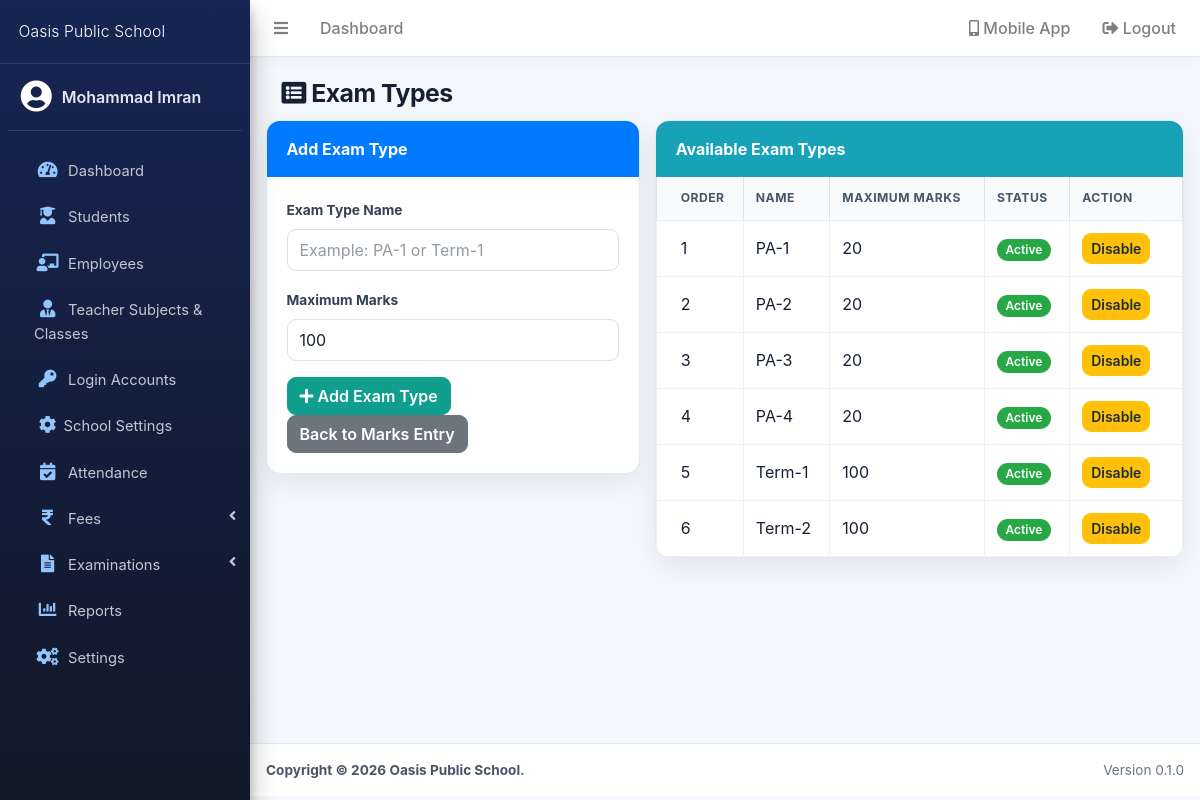
Screenshot of /modules/exams/types.php (signed in) with the database file from the repository.
### tables this page shows
CREATE TABLE `exam_types` (
  `id` int(11) NOT NULL,
  `exam_type_name` varchar(100) NOT NULL,
  `max_marks` int(11) DEFAULT 100,
  `status` tinyint(1) DEFAULT 1,
  `created_at` timestamp NOT NULL DEFAULT current_timestamp()
);

### includes/school.php (called while the page is built, shortened)
<?php
function school_setting($key, $fallback = '')
{
    return (string)($GLOBALS['school_settings'][$key] ?? $fallback);
}
function school_e($value)
{
    return htmlspecialchars((string)$value, ENT_QUOTES, 'UTF-8');
}

### modules/exams/types.php (the view, shortened to what this page needs)
<?php
require_once '../../config/database.php';
$conn->set_charset('utf8mb4');
function exam_type_e($value)
{
    return htmlspecialchars((string)$value, ENT_QUOTES, 'UTF-8');
}
$types = array();
$result = $conn->query('SELECT id, exam_type_name, max_marks, status FROM exam_types ORDER BY id');
if ($result) {
    while ($row = $result->fetch_assoc()) {
        $types[] = $row;
    }
}
?>
<?php include '../../includes/header.php'; ?>
<?php include '../../includes/navbar.php'; ?>
<?php include '../../includes/sidebar.php'; ?>
<div class="content-wrapper">
    <section class="content-header"><div class="container-fluid"><h1><i class="fas fa-list-alt"></i> Exam Types</h1></div></section>
    <section class="content"><div class="container-fluid">
        <div class="row">
            <div class="col-md-5">
                <div class="card">
                    <div class="card-header bg-primary text-white">Add Exam Type</div>
                    <div class="card-body">
                        <form method="post">
                            <div class="form-group"><label for="type_name">Exam Type Name</label><input id="type_name" name="type_name" class="form-control" placeholder="Example: PA-1 or Term-1" maxlength="100" required></div>
                            <div class="form-group"><label for="max_marks">Maximum Marks</label><input id="max_marks" name="max_marks" type="number" min="1" max="1000" class="form-control" value="100" required></div>
                            <button class="btn btn-success" type="submit"><i class="fas fa-plus"></i> Add Exam Type</button>
                            <a class="btn btn-secondary" href="index.php">Back to Marks Entry</a>
                        </form>
                    </div>
                </div>
            </div>
            <div class="col-md-7">
                <div class="card"><div class="card-header bg-info text-white">Available Exam Types</div><div class="card-body p-0"><div class="table-responsive"><table class="table table-bordered mb-0"><thead><tr><th>Order</th><th>Name</th><th>Maximum Marks</th><th>Status</th><th>Action</th></tr></thead><tbody>
                <?php foreach ($types as $type): ?><tr><td><?= (int)$type['id']; ?></td><td><?= exam_type_e($type['exam_type_name']); ?></td><td><?= (int)$type['max_marks']; ?></td><td><?= (int)$type['status'] === 1 ? '<span class="badge badge-success">Active</span>' : '<span class="badge badge-secondary">Inactive</span>'; ?></td><td><a class="btn btn-sm btn-warning" href="?toggle=<?= (int)$type['id']; ?>"><?= (int)$type['status'] === 1 ? 'Disable' : 'Enable'; ?></a></td></tr><?php endforeach; ?>
                </tbody></table></div></div></div>
            </div>
        </div>
    </div></section>
</div>
<?php include '../../includes/footer.php'; ?>

### includes/header.php (shortened to what this page needs)
<?php
require_once __DIR__ . '/school.php';
?>
<!DOCTYPE html>
<html lang="en">
<head>
<link rel="stylesheet" href="<?= BASE_URL; ?>/assets/plugins/fontawesome-free/css/all.min.css">
<link rel="stylesheet" href="<?= BASE_URL; ?>/assets/css/adminlte.min.css">
<link rel="stylesheet" href="<?= BASE_URL; ?>/assets/css/app.css">
</head>
<body class="hold-transition sidebar-mini layout-fixed app-body">
<div class="wrapper">

### includes/navbar.php (shortened to what this page needs)
<nav class="main-header navbar navbar-expand navbar-white navbar-light">
    <ul class="navbar-nav">
        <li class="nav-item">
            <a class="nav-link" data-widget="pushmenu" href="#" role="button">
                <i class="fas fa-bars"></i>
            </a>
        </li>
        <li class="nav-item d-none d-sm-inline-block">
            <a href="#" class="nav-link">Dashboard</a>
        </li>
    </ul>
    <ul class="navbar-nav ml-auto">
        <li class="nav-item dropdown">
            <a class="nav-link" data-toggle="dropdown" href="#" title="Install mobile app">
                <i class="fas fa-mobile-alt"></i> <span class="d-none d-md-inline">Mobile App</span>
            </a>
        </li>
        <li class="nav-item">
            <a href="<?= BASE_URL; ?>/logout.php" class="nav-link">
                <i class="fas fa-sign-out-alt"></i> Logout
            </a>
        </li>
    </ul>
</nav>

### includes/sidebar.php (shortened to what this page needs)
<aside class="main-sidebar sidebar-dark-primary elevation-4">
    <a href="<?= BASE_URL; ?>/modules/dashboard/index.php"
       class="brand-link">
        <span class="brand-text font-weight-light">
            <?= school_e(school_setting('school_name', APP_NAME)); ?>
        </span>
    </a>
    <div class="sidebar">
        <div class="user-panel mt-3 pb-3 mb-3 d-flex">
            <div class="image">
                <i class="fas fa-user-circle fa-2x text-white"></i>
            </div>
            <div class="info">
                <a href="#" class="d-block">
                    <?= htmlspecialchars(
                        $_SESSION['full_name'] ?? 'Administrator'
                    ); ?>
                </a>
            </div>
        </div>
        <nav class="mt-2">
            <ul
                class="nav nav-pills nav-sidebar flex-column"
                data-widget="treeview"
                role="menu"
                data-accordion="false"
            >
                <?php if (!function_exists('access_role') || access_role() === 'Admin'): ?><li class="nav-item">
                    <a
                        href="<?= BASE_URL; ?>/modules/dashboard/index.php"
                        class="nav-link"
                    >
                        <i class="nav-icon fas fa-tachometer-alt"></i>
                        <p>
                            Dashboard
                        </p>
                    </a>
                </li><?php endif; ?>
                <?php if (!function_exists('access_role') || access_role() !== 'Student'): ?><li class="nav-item">
                    <a
                        href="<?= BASE_URL; ?>/modules/students/index.php"
                        class="nav-link"
                    >
                        <i class="nav-icon fas fa-user-graduate"></i>
                        <p>
                            Students
                        </p>
                    </a>
                </li><?php endif; ?>
                <?php if (!function_exists('access_role') || access_role() === 'Admin'): ?><li class="nav-item">
                    <a
                        href="<?= BASE_URL; ?>/modules/teachers/index.php"
                        class="nav-link"
                    >
                        <i class="nav-icon fas fa-chalkboard-teacher"></i>
                        <p>
                            Employees
                        </p>
                    </a>
                </li><?php endif; ?>
                <?php if (!function_exists('access_role') || access_role() !== 'Student'): ?><li class="nav-item">
                    <a href="<?= BASE_URL; ?>/modules/teachers/assignments.php" class="nav-link">
                        <i class="nav-icon fas fa-user-tie"></i>
                        <p>Teacher Subjects & Classes</p>
                    </a>
                </li><?php endif; ?>
                <?php if ((int)($_SESSION['role_id'] ?? 0) <= 3): ?>
                <?php if (!function_exists('access_role') || access_role() !== 'Student'): ?><li class="nav-item">
                    <a href="<?= BASE_URL; ?>/modules/users/index.php" class="nav-link">
                        <i class="nav-icon fas fa-key"></i>
                        <p>Login Accounts</p>
                    </a>
                </li>                <li class="nav-item">
                    <a href="<?= BASE_URL; ?>/modules/settings/index.php" class="nav-link">
                        <i class="nav-icon fas fa-cog"></i><p>School Settings</p>
                    </a>
                </li><?php endif; ?>
                <?php endif; ?>
                <?php if (!function_exists('access_role') || access_role() !== 'Student'): ?><li class="nav-item">
                    <a
                        href="<?= BASE_URL; ?>/modules/attendance/index.php"
                        class="nav-link"
                    >
                        <i class="nav-icon fas fa-calendar-check"></i>
                        <p>
                            Attendance
                        </p>
                    </a>
                </li><?php endif; ?>
                <?php if (!function_exists('access_role') || access_role() === 'Admin'): ?><li class="nav-item has-treeview">
                    <a href="#" class="nav-link">
                        <i class="nav-icon fas fa-rupee-sign"></i>
                        <p>Fees <i class="right fas fa-angle-left"></i></p>
                    </a>
                </li><?php endif; ?>
                <?php if (!function_exists('access_role') || access_role() !== 'Student'): ?><li class="nav-item has-treeview">
                    <a
                        href="#"
                        class="nav-link"
                    >
                        <i class="nav-icon fas fa-file-alt"></i>
                        <p>
                            Examinations
                            <i class="right fas fa-angle-left"></i>
                        </p>
                    </a>
                </li><?php endif; ?>
                <li class="nav-item">
                    <a
                        href="<?= BASE_URL; ?>/modules/reports/index.php"
                        class="nav-link"
                    >
                        <i class="nav-icon fas fa-chart-bar"></i>
                        <p>
                            Reports
                        </p>
                    </a>
                </li>
                <li class="nav-item">
                    <a
                        href="<?= BASE_URL; ?>/modules/settings/index.php"
                        class="nav-link"
                    >
                        <i class="nav-icon fas fa-cogs"></i>
                        <p>
                            Settings
                        </p>
                    </a>
                </li>
            </ul>
        </nav>
    </div>
</aside>

### includes/footer.php (shortened to what this page needs)
<footer class="main-footer">
    <strong>
        Copyright &copy; 2026
        <?= school_e(school_setting('school_name', APP_NAME)); ?>.
    </strong>
    <div class="float-right d-none d-sm-inline-block">
        Version 0.1.0
    </div>
</footer>
</div>
</body>
</html>

### assets/css/app.css (style rules this page uses)
:root { --erp-primary: #2563eb; --erp-primary-dark: #1d4ed8; --erp-accent: #14b8a6; --erp-ink: #172033; --erp-muted: #64748b; --erp-surface: #ffffff; --erp-canvas: #f4f7fb; --erp-border: #e5eaf2; --erp-radius: 14px; --erp-shadow: 0 10px 30px rgba(15, 23, 42, .07); }
html { min-height: 100%; }
body { color: var(--erp-ink); background: var(--erp-canvas); font-family: Inter, "Segoe UI", Roboto, Arial, sans-serif; -webkit-font-smoothing: antialiased; }
a { transition: color .2s ease, background-color .2s ease, border-color .2s ease, box-shadow .2s ease, transform .2s ease; }
.main-header { border-bottom: 1px solid var(--erp-border); box-shadow: 0 2px 14px rgba(15, 23, 42, .04); }
.main-header .nav-link { color: #475569; font-weight: 500; }
.main-sidebar { background: linear-gradient(180deg, #172554 0%, #111827 100%); }
.main-sidebar .brand-link { min-height: 64px; display: flex; align-items: center; padding: 0 1.15rem; border-bottom: 1px solid rgba(255, 255, 255, .1); }
.main-sidebar .brand-text { color: #fff; font-size: .98rem; letter-spacing: .01em; }
.main-sidebar .user-panel { border-bottom-color: rgba(255, 255, 255, .12); }
.main-sidebar .user-panel .info a { color: #e2e8f0; font-weight: 600; }
.nav-sidebar .nav-link { margin: 3px 10px; border-radius: 10px; color: #cbd5e1; }
.nav-sidebar .nav-link p { font-size: .92rem; }
.nav-sidebar .nav-icon { color: #93c5fd; }
.content-wrapper { background: var(--erp-canvas); }
.content-header { padding: 1.35rem 1.5rem .75rem; }
.content-header h1 { color: var(--erp-ink); font-size: 1.55rem; font-weight: 700; letter-spacing: -.02em; }
.content { padding: 0 1.5rem 1.5rem; }
.card { border: 1px solid var(--erp-border); border-radius: var(--erp-radius); box-shadow: var(--erp-shadow); overflow: hidden; }
.card-header { padding: 1rem 1.25rem; background: var(--erp-surface); border-bottom: 1px solid var(--erp-border); color: var(--erp-ink); font-weight: 700; }
.card-header.bg-primary, .card-header.bg-info, .card-header.bg-success, .card-header.bg-dark { color: #fff; border-bottom: 0; }
.card-body { padding: 1.25rem; }
.form-control, .custom-select, .select2-container--default .select2-selection--single { min-height: 42px; border: 1px solid #d8e0ec; border-radius: 9px; color: var(--erp-ink); box-shadow: none; }
label { color: #334155; font-size: .86rem; font-weight: 600; }
.btn { border-radius: 9px; font-weight: 600; transition: transform .2s ease, box-shadow .2s ease, background-color .2s ease; }
.btn-success { background: #0f9f8c; border-color: #0f9f8c; }
.table { color: var(--erp-ink); }
.table thead th { background: #f8fafc; border-top: 0; border-bottom: 1px solid var(--erp-border); color: #475569; font-size: .76rem; letter-spacing: .04em; text-transform: uppercase; white-space: nowrap; }
.table td { border-color: #edf1f6; vertical-align: middle; }
.badge { border-radius: 999px; font-weight: 600; padding: .42em .72em; }
.main-footer { background: #fff; border-top: 1px solid var(--erp-border); color: var(--erp-muted); font-size: .85rem; }
.main-footer strong { color: #475569; }

### rows the page displays
exam_types: id "1", exam_type_name "PA-1", max_marks "20", status "Active"
exam_types: id "2", exam_type_name "PA-2", max_marks "20", status "Active"
exam_types: id "3", exam_type_name "PA-3", max_marks "20", status "Active"
exam_types: id "4", exam_type_name "PA-4", max_marks "20", status "Active"
exam_types: id "5", exam_type_name "Term-1", max_marks "100", status "Active"
exam_types: id "6", exam_type_name "Term-2", max_marks "100", status "Active"

### other values shown
school_e(school_setting('school_name', APP_NAME)) "Oasis Public School"
$_SESSION['full_name'] "Mohammad Imran"
